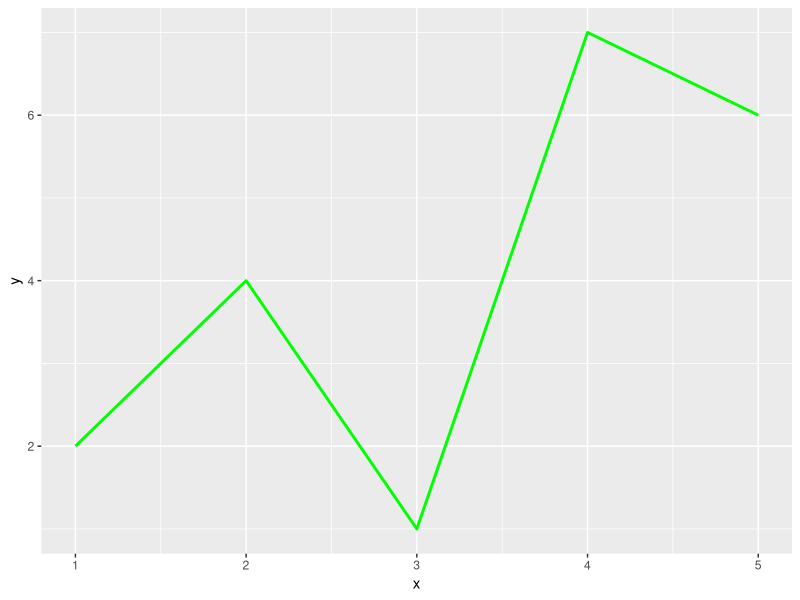

Reproduce this figure in R.
library(ggplot2)

x <- c(1, 2, 3, 4, 5)
y <- c(2, 4, 1, 7, 6)

data <- data.frame(x, y)

ggplot(data, aes(x = x, y = y)) + geom_line(color = "green", linewidth = 1)
